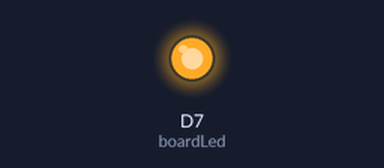
Bench run of a sketch on a simulated Particle Photon. Shown: output pins drawn as LEDs (lit = HIGH).

Above: at 0.1 s.
At 0.9 s:
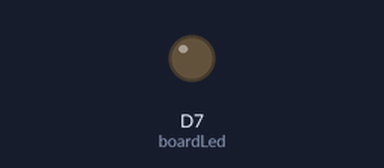
Timing chart, 0 to 2.4 s (numbered marks = the images above):
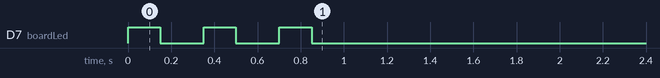

The sketch:

ArgonReceive.ino
```cpp
/*
 * Project ArgonReceive
 * Description:
 * Author:
 * Date:
 */

int boardLed = D7; // This is the LED that is already on your device.
char dataBuffer[255+1] ;

void msgReceived(const char *event, const char *data)
{
  static int i = 0;
  Serial.printf( "[%d] [%s]:[%s]\n", ++i, event, (data ? data : "") );

  // Blink on message received
  digitalWrite(boardLed,HIGH);
  delay( 200 );
  digitalWrite(boardLed,LOW);

}

void setup() {
  Serial.begin(9600);
  Particle.process();

  pinMode(boardLed, OUTPUT);

  for( int i=0; i<3; i++) {
    digitalWrite(boardLed,HIGH);
    delay( 150 );
    digitalWrite(boardLed,LOW);

    delay( 200 );
  }

  Mesh.subscribe("PUBSUB", msgReceived);

  Particle.publish("AppVer", "ArgonSubscribe-v1");
}

void loop() {
}
```
